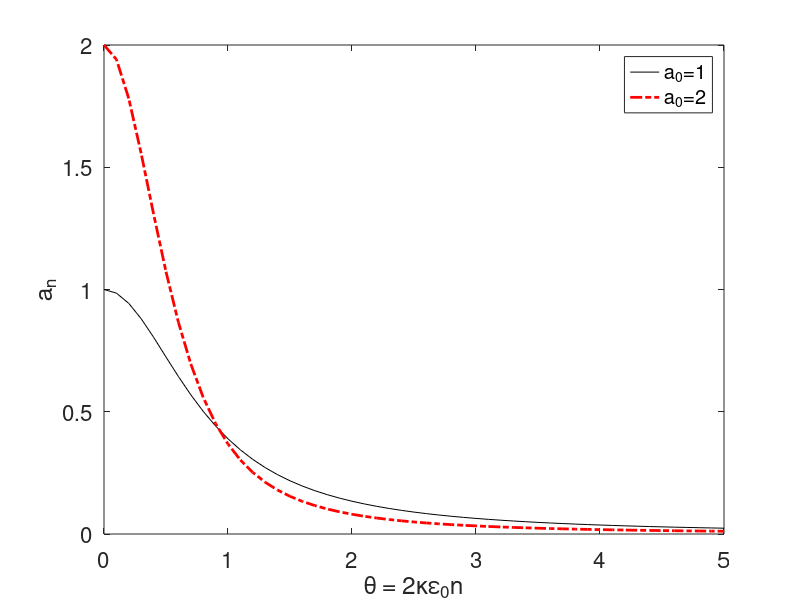

Source code (MATLAB):
% plot_amplitude_dependence.m
clear; close all
clc
a0=2;
theta2=0.01; % 4*kappa^2*eps^2
f=@(n,a0)a0*exp(-0.5*theta2*a0^2*n.^2./(1+theta2*n.^2))./(1+theta2*n.^2);
%g=@(n,a0)0.5*theta2*a0^2*n.^2./(1+theta2*n.^2);

n=0:50;
plot(sqrt(theta2)*n,f(n,1),'k',sqrt(theta2)*n,f(n,2),'r-.','LineWidth',2)
xlabel('\theta = 2\kappa\epsilon_0n'); ylabel('a_n')
legend('a_0=1','a_0=2')
% hold on; plot(sqrt(theta2)*n,f(n,0.1),'b','LineWidth',2)
set(gca,'Fontsize',16)

